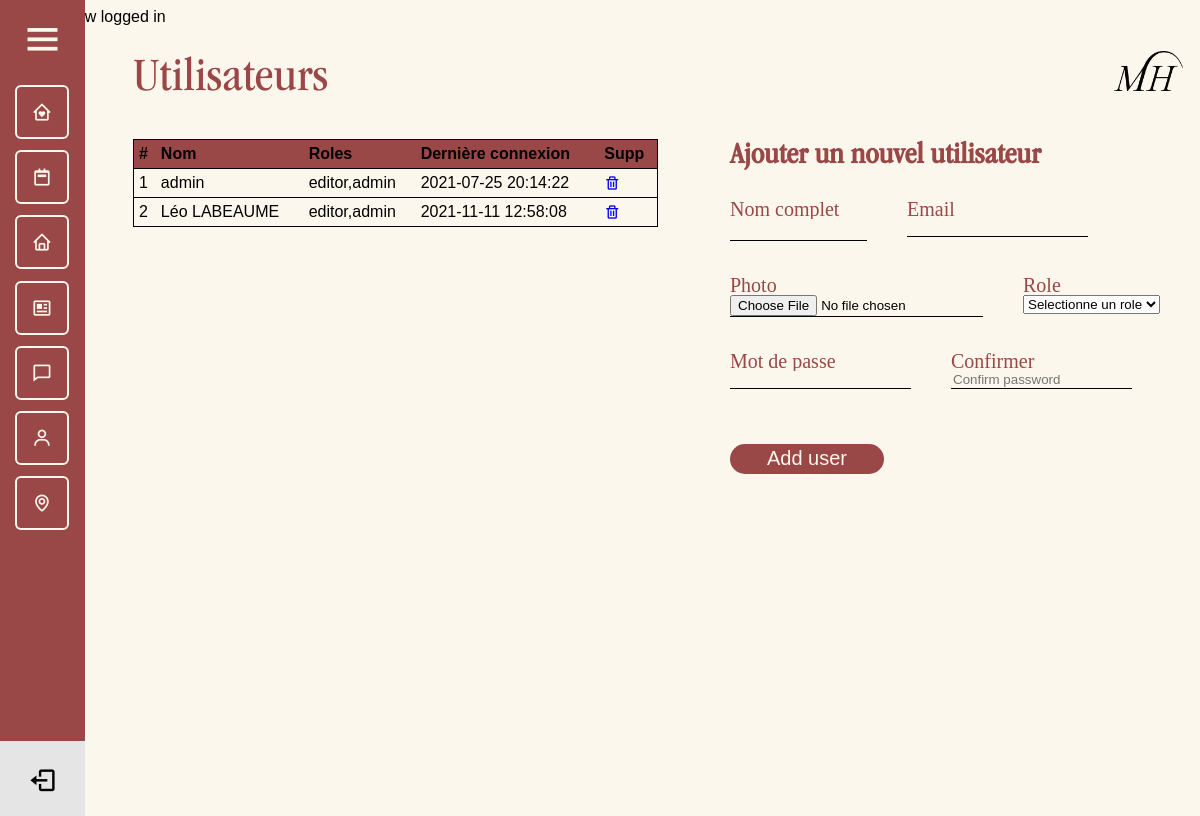
/admin/users.php (signed in), run on an earlier commit of the app's database.
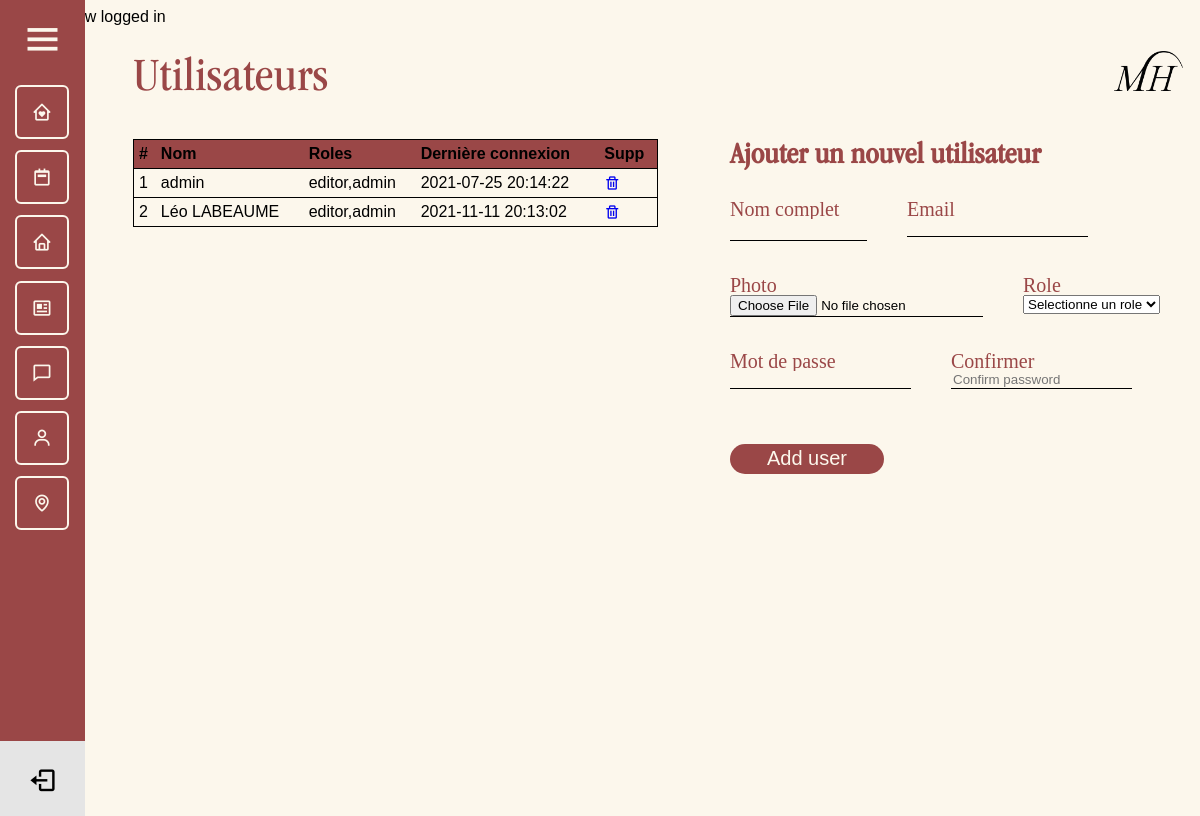
And on a later commit of the database.
### tables this page shows
CREATE TABLE `users` (
  `id` int(11) NOT NULL,
  `full_name` varchar(255) NOT NULL,
  `email` varchar(255) NOT NULL,
  `password` varchar(80) NOT NULL,
  `join_date` datetime NOT NULL DEFAULT CURRENT_TIMESTAMP,
  `last_login` datetime NOT NULL,
  `permissions` varchar(255) NOT NULL,
  `photo` text NOT NULL
);

### admin/users.php (the view, shortened to what this page needs)
<?php
require_once $_SERVER['DOCUMENT_ROOT'] . '/core/core.php';
include 'includes/header.php';
include 'includes/navigation.php';
$sql = "SELECT * FROM users";
$result = $db->query($sql);
$row_count = 1;
@$fullname = $_POST['fullname'];
@$email = $_POST['email'];
?>
<div class="admin_page">
    <div class="header_admin">
        <h1>Utilisateurs</h1>
        <img src="../assets/png/LOGO_02_PNG_NOIR.png" alt="Logo Muriel">
    </div>
    <div class="admin_page_users">
        <div class="table_users">
            <table>
                <thead>
                    <tr>
                        <th>#</th>
                        <th>Nom</th>
                        <th>Roles</th>
                        <th>Dernière connexion</th>
                        <th>Supp</th>
                    </tr>
                </thead>
                <tbody>
                    <?php while ($rows = $result->fetch(PDO::FETCH_ASSOC)) : ?>
                        <tr>
                            <td><?= $row_count++; ?></td>
                            <td><?= $rows['full_name']; ?></td>
                            <td><?= $rows['permissions']; ?></td>
                            <td><?= $rows['last_login']; ?></td>
                            <td>
                                <a href="users.php?delete=<?= $rows['id']; ?>"><i class='bx bx-trash'></i></a>
                            </td>
                        </tr>
                    <?php endwhile; ?>
                </tbody>
            </table>
        </div>
        <div class="form_users">
            <form action="users.php" method="POST" class="form" id="add_user" enctype='multipart/form-data' onsubmit="return validate();">
                <h2>Ajouter un nouvel utilisateur</h2>
                <div class="form-control form_users_top">
                    <div>
                        <label for="fullname">Nom complet</label>
                        <br>
                        <input type="text" value="<?= (isset($_GET['edit'])) ? '' . $edit['full_name'] . '' : '' . $fullname . ''; ?>" name="fullname" id="fullname" placeholder="">
                        <br>
                    </div>
                    <div>
                        <label for="email">Email</label>
                        <br>
                        <input type="email" value="<?= (isset($_GET['edit'])) ? '' . $edit['email'] . '' : '' . $email . ''; ?>" name="email" id="email" placeholder="">
                        <br>
                    </div>
                </div>
                <div class="form-control form_users_middle">
                    <div>
                        <label for="file">Photo</label>
                        <br>
                        <input type="file" name="file" id="file">
                        <br>
                    </div>
                    <div>
                        <label for="role">Role</label>
                        <br>
                        <select id="permission" name="role">
                            <option value="" selected>Selectionne un role</option>
                        </select>
                        <br>
                    </div>
                </div>
                <div class="form-control form_users_bottom">
                    <div>
                        <label for="password">Mot de passe</label>
                        <br>
                        <input type="password" name="password" id="password" placeholder="">
                        <br>
                    </div>
                    <div>
                        <label for="password2">Confirmer</label>
                        <br>
                        <input type="password" name="password2" id="password2" placeholder="Confirm password">
                        <br>
                    </div>
                </div>
                <div>
                    <input type="submit" name="<?= (isset($_GET['edit'])) ? 'edit' : 'add'; ?>" value="<?= (isset($_GET['edit'])) ? 'Edit user' : 'Add user'; ?>" class="submit_button">
                </div>
            </form>
        </div>
    </div>
</div>

What changed in the data, as far as the page shows it:
changed users "Léo LABEAUME": last_login "2021-11-11 12:58:08" → "2021-11-11 20:13:02"
